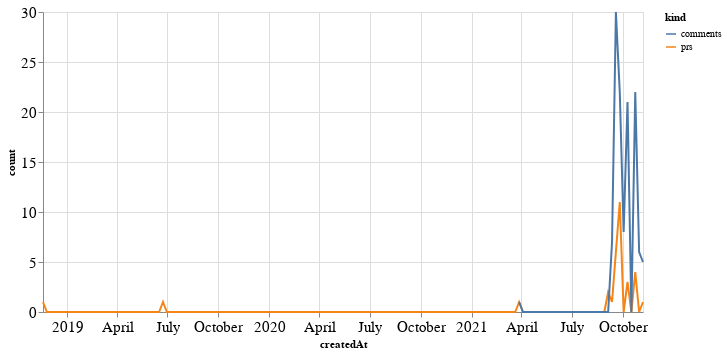

Notebook code cell kept with this figure:
### Code cell
alt.Chart(total_time, width=600).mark_line().encode(
    x='createdAt',
    y='count',
    color='kind'
)

### Figure 1 — Vega-Lite specification as saved in the notebook (floating-point values rounded to 4 significant figures; data arrays with more than 128 entries replaced by an {"elided": "..."} marker saying what was removed)
{"config": {"axisLeft": {"labelFontSize": 15}, "axisBottom": {"labelFontSize": 15}}, "data": {"name": "data-420719047982d733898f81a0010d9cb4"}, "mark": "line", "encoding": {"color": {"type": "nominal", "field": "kind"}, "x": {"type": "temporal", "field": "createdAt"}, "y": {"type": "quantitative", "field": "count"}}, "width": 600, "$schema": "https://vega.github.io/schema/vega-lite/v4.8.1.json", "datasets": {"data-420719047982d733898f81a0010d9cb4": {"elided": "312 records"}}}
